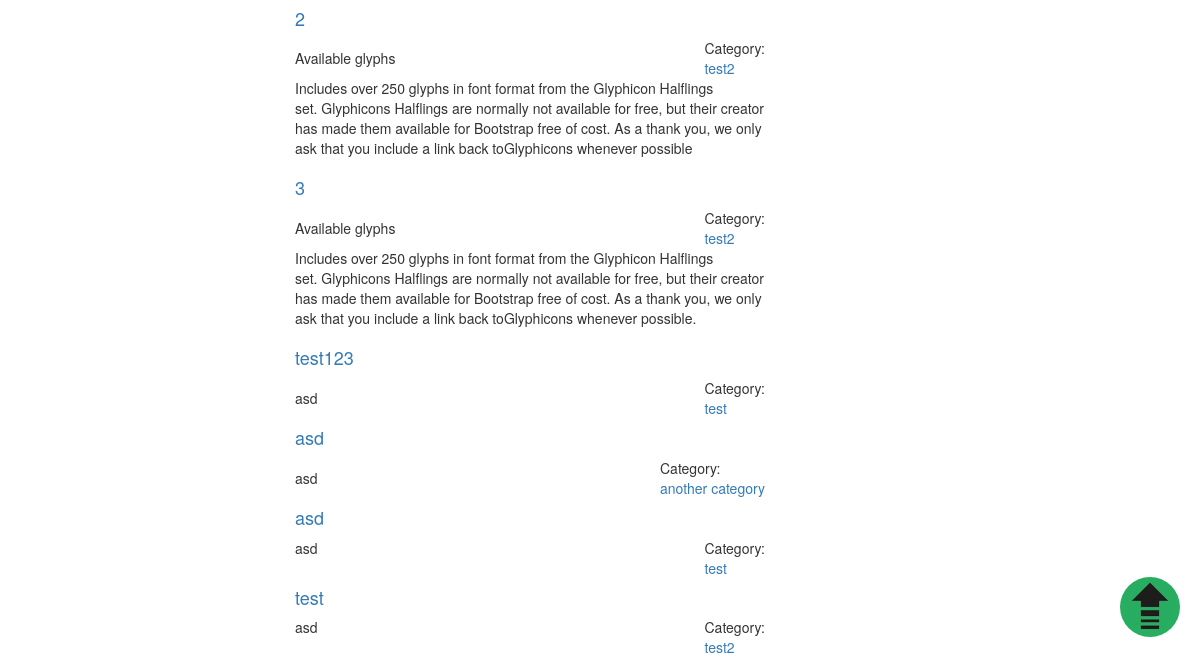
Before: /dashboard/my-posts/ (signed in, lower part) with the older database file.
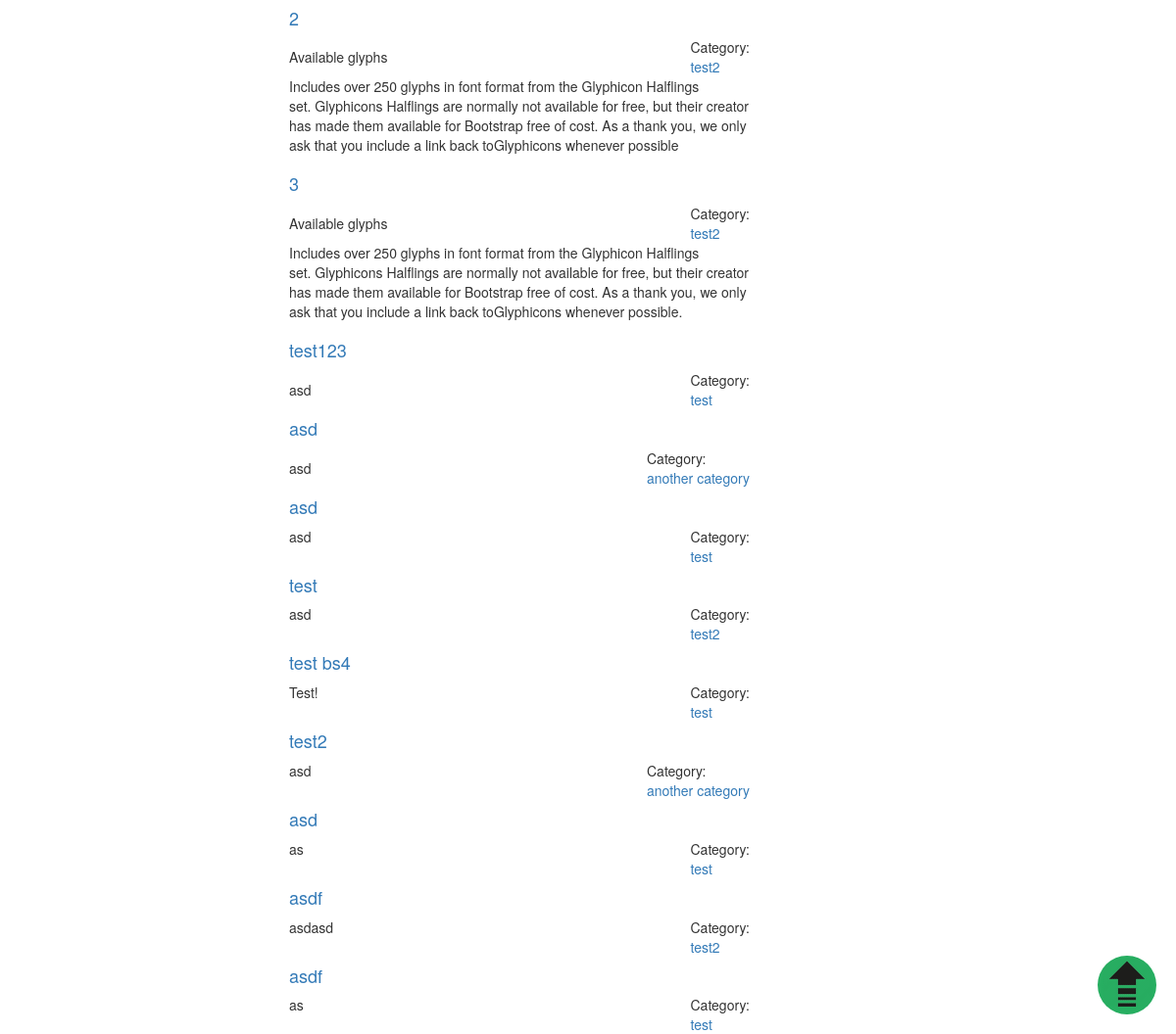
After: the same page with the newer database file.
### blog/models.py (models this page shows, shortened)
class Post(models.Model):
    index_together = [
    ["title", "description", "post_thumbnail", "author", "category",
     "url", "published", "status"],
    ]
    title = models.CharField(max_length=150)
    description = models.CharField(max_length=150)
    text = models.TextField()
    today = datetime.date.today()
    post_image = models.ImageField(upload_to =
                        str(today.year)+'/'
                        +str(today.month)+'/'+str(today.day)+'/', blank=True)
    post_image.short_description = 'Image'
    post_thumbnail = ImageSpecField(source='post_image',
                                processors=[ResizeToFit(640, 480)],
                                format='JPEG',
                                options={'quality': 85})
    def get_image(self):
        return mark_safe('<img src="%s" class ="img-responsive center-block"/>'\
                         % (self.post_thumbnail.url))
    get_image.short_description = 'Thumbnail'
    created = models.DateTimeField(auto_now_add=True)
    edited = models.DateTimeField(auto_now=True)
    published = models.DateTimeField(default=timezone.now)
    author = models.ForeignKey(settings.AUTH_USER_MODEL,
                               default = 1,
                               on_delete=models.SET_DEFAULT) ###
    category = models.ForeignKey('Category')
    tags = models.ManyToManyField('Tag',
                                        related_name='posts',
                                        related_query_name='tag',
                                        blank=True)
    url = models.SlugField(blank=True)
    STATUS = (
                ("D", "Draft"),
                ("P","Published"),
    )
    status = models.CharField(max_length=1, choices=STATUS, default="D")
    ordering = ('-published',)
    def get_absolute_url(self):
        cat_url = slugify(self.category)
        post_url = slugify(self.title)
        return "/%s/%s-%i/" % (cat_url, self.url, self.id)

class Category(models.Model):
    index_together = [
    ["id","name", "order", "slug"],
    ]
    name = models.CharField(max_length=30, unique=True)
    description = models.TextField(max_length=250)
    slug = models.SlugField("URL",blank=True, max_length=150)
    order = models.SmallIntegerField(blank=True, default=1)
    def __str__(self):
        return self.name

### blog/views.py (the view)
# urls.py: url(r'^dashboard/my-posts/$', views.my_posts, name='my_posts'),
@login_required
def my_posts(request):
    posts = Post.objects.filter(author=request.user.id)
    return render(request, 'dash-my-posts.html', {'posts':posts,
                                              'cat_list': cat_list})

### blog/authentication.py (called while the page is built)
    def get_user(self, user_id):
        try:
            return User.objects.get(pk=user_id)
        except User.DoesNotExist:
            return None

### blog/models.py (called while the page is built)
    def get_avatar(self):
        return mark_safe('<img src="%s" class ="img-responsive"/>'\
                         % (self.avatar.url))

### templates/dash-my-posts.html (shortened to what this page needs)
{% extends "dashboard.html" %}
{% load imagekit %}
{% block content %}
<div class="container-fluid">
{% if posts %}
    {% for post in posts %}
    <div class="row">
    <div class="col-md-4">
    </div>
      <div class="col-md-8">
       <a href="{{ post.get_absolute_url }}" >
         <h4 class="post-title-dash text-center">{{ post.title }} </h4></a>
         <div class="pull-right">Category:
           <a href="
           {% url 'category' category=post.category|slugify %}">
           {{post.category}}</a>
         </div>
            <p class="post-description">{% autoescape off %}
              {{ post.description }}{% endautoescape %}</p>
         </div>
         </div>
    {% endfor %}
{% else %}
<p>
  No posts yet!
</p>
{% endif %}
</div>
{% endblock %}

Changed rows visible on the page:
added Post: title "test bs4", category "test", description "Test!"
added Post: title "test2", category "another category", description "asd"
added Post: title "asd", category "test", description "as"
added Post: title "asdf", category "test2", description "asdasd"
added Post: title "asdf", category "test", description "as"
